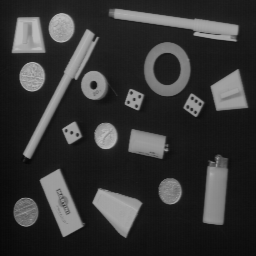
#> input picture taller6/imagenes/OBJECTS.png, 256 x 256 px
$ jupyter execute imagen_de_distancia.ipynb
#> lines starting #> are read from the running program, lines starting #| are printed output that depends on the picture; after the words box and inside, x2 and y2 are one past the last pixel; in counts of white or black regions, pixels touching at a corner belong together
# Taller 6: Morfología matemática

## Cargue y visualice objects.png.

[cell 1]
PATH = './imagenes/'

[cell 2]
import numpy as np
import matplotlib.pyplot as plt
import cv2

imagen = cv2.imread(PATH + 'OBJECTS.png', cv2.IMREAD_GRAYSCALE)
#> imagen is the input picture: shape (256, 256); min 7, max 188, mean 53.3
plt.imshow(imagen, cmap='gray')
plt.title('Imagen original')
plt.axis('off')
plt.show()

## Umbralice esta imagen para separar los objetos del fondo (umbral=70).

[cell 3]
umbral = 70

_, imagen_umbralizada = cv2.threshold(imagen, umbral, 255, cv2.THRESH_BINARY)
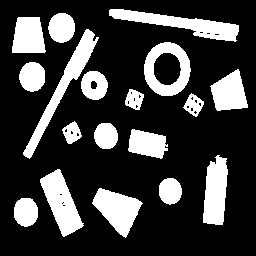
#> imagen_umbralizada: shape (256, 256); 24.2% white; 18 white regions, largest, box (x1, y1, x2, y2) and area: (109, 9, 239, 42) 1639, (23, 29, 99, 159) 1618, (40, 169, 84, 237) 1475
plt.imshow(imagen_umbralizada, cmap='gray')
plt.title('Imagen umbralizada')
plt.axis('off')
plt.show()

## Calcule la imagen de distancia. Puede efectuar una expansión del contraste sobre la imagen de distancia para visualizar mejor el resultado. Ajuste el Window/Level.

[cell 4]
from scipy.ndimage import distance_transform_edt

edm = distance_transform_edt(imagen_umbralizada)
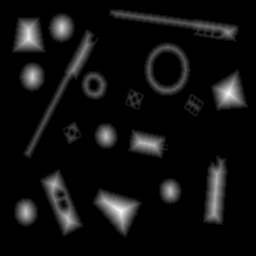
#> edm: shape (256, 256) float64; min 0, max 16.12, mean 1.04; drawn with min black and max white

edm_normalizada = ((edm - edm.min()) / (edm.max() - edm.min()) * 255).astype(np.uint8)

# Visualizar con diferentes mapas de color para mejor visualización
fig, axes = plt.subplots(1, 2, figsize=(12, 10))

axes[0].imshow(edm, cmap='hot')
axes[0].set_title('Mapa de calor (hot)')
axes[0].axis('off')

axes[1].imshow(edm_normalizada, cmap='hot')
axes[1].set_title('Mapa de calor (hot) imagen normalizada')
axes[1].axis('off')
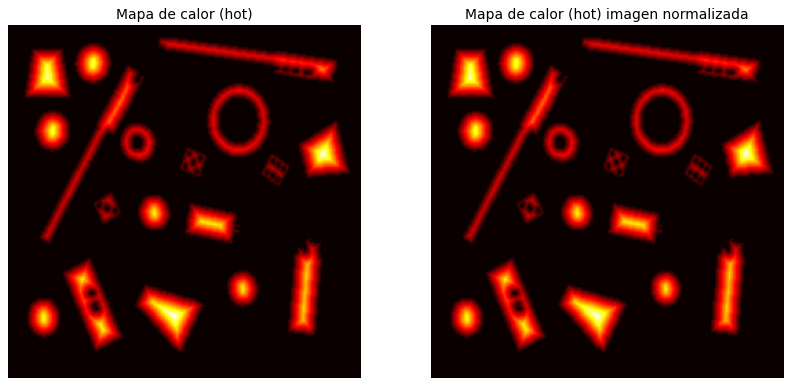
#> figure drawn by matplotlib, 2 panels

[cell 5]
# Ajuste de Window/Level manual
# Window = rango de valores a mostrar
# Level = centro del rango

# Ejemplo: mostrar solo valores entre 0 y la mitad del máximo
window = edm.max() / 2
#> window = 8.06
level = window / 2
#> level = 4.03

vmin = level - window / 2
#> vmin = 0
vmax = level + window / 2
#> vmax = 8.06

plt.imshow(edm, cmap='hot', vmin=vmin, vmax=vmax)
plt.title(f'Window/Level: W={window:.1f}, L={level:.1f}')
plt.colorbar(label='Distancia')
plt.axis('off')
plt.show()

Para apoyar la interpretación de la imagen:

- Window define el rango de valores que se visualizan, y Level es el centro de ese rango. Permiten ajustar el contraste enfocándose en un subconjunto específico de intensidades.
- Cada píxel tiene un valor igual a su distancia al borde más cercano del objeto. Valores altos (brillantes) = centro del objeto; valores bajos (oscuros) = cerca del borde.

## Calcule ahora el negativo de la imagen umbralizada del punto 3. Ahora realice el cálculo de la distancia euclidiana. Utilizando la imagen resultante, determine la distancia mínima entre los dos lápices. Utilice máscaras y operaciones sobre pixeles para determinar el valor del pixel en el mapa de distancias a medio camino entre la distancia mínima de los dos lápices.

Calculamos y visualizamos el negativo de la imagen umbralizada

[cell 6]
imagen_negativo = cv2.bitwise_not(imagen_umbralizada)
#> imagen_negativo: shape (256, 256); 75.8% white; 18 black regions

plt.imshow(imagen_negativo, cmap='gray')
plt.title('Negativo de la imagen umbralizada')
plt.axis('off')
plt.show()

Calculamos la distancia euclidiana sobre el negativo.

[cell 7]
edm_negativo = distance_transform_edt(imagen_negativo)
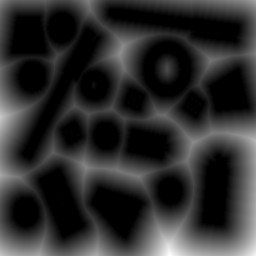
#> edm_negativo: shape (256, 256) float64; min 0, max 46.96, mean 8.5; drawn with min black and max white

# Visualizar
plt.imshow(edm_negativo, cmap='hot')
plt.title('Imagen de distancia del negativo (fondo)')
plt.colorbar(label='Distancia')
plt.axis('off')
plt.show()

print(f"Distancia máxima en el fondo: {edm_negativo.max():.2f} píxeles")
#| Distancia máxima en el fondo: 46.96 píxeles

Cuando se calcula la transformada de distancia en el fondo (negativo), cada píxel blanco tiene un valor igual a su distancia al objeto negro más cercano. El píxel del fondo que está más lejos de cualquier objeto (valor máximo) es el que está exactamente a medio camino entre los dos objetos más cercanos.

[cell 8]
# 1. Etiquetar todos los objetos
from skimage.measure import label, regionprops

objetos_etiquetados = label(imagen_umbralizada, connectivity=2)
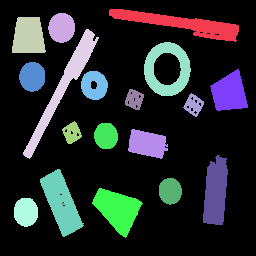
#> objetos_etiquetados: shape (256, 256) int64; 19 distinct labels, from 0 to 18; one colour per label, 0 black
num_objetos = objetos_etiquetados.max()
#> num_objetos = 18

print(f"Número de objetos detectados: {num_objetos}")
#| Número de objetos detectados: 18

# Visualizar objetos etiquetados
plt.figure(figsize=(12, 8))
plt.imshow(objetos_etiquetados, cmap='nipy_spectral')
plt.title(f'Objetos etiquetados ({num_objetos} objetos)')
plt.colorbar()
plt.axis('off')
plt.show()
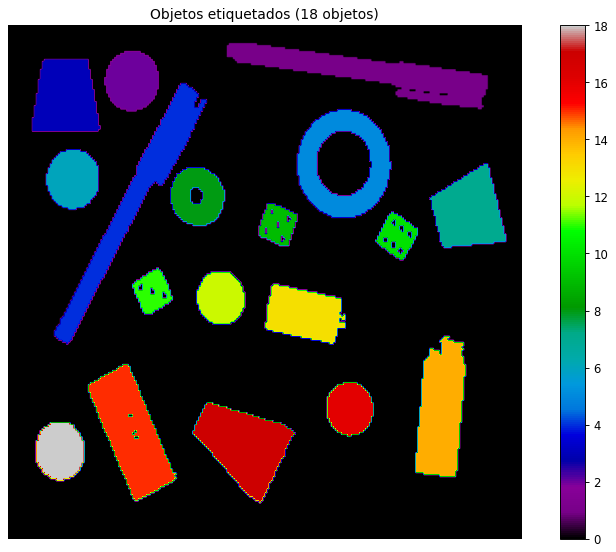
#> figure drawn by matplotlib, 2 panels

[cell 9]
# 2. Analizar propiedades para identificar lápices (objetos alargados)
regions = regionprops(objetos_etiquetados)
#> regions = 18 regions; largest, box (x1, y1, x2, y2) and area: (109, 9, 239, 42) 1639, (23, 29, 99, 159) 1618, (40, 169, 84, 237) 1475, (92, 188, 143, 238) 1366, (203, 155, 228, 225) 1330

print("Propiedades de cada objeto:")
print("ID | Área | Excentricidad | Largo/Ancho")
print("-" * 50)

lapices_candidatos = []
for region in regions:
    # Excentricidad cercana a 1 = muy alargado (lápiz)
    # Área grande
    eccentricity = region.eccentricity
    area = region.area

    print(f"{region.label:2d} | {area:5.0f} | {eccentricity:.3f} | {region.major_axis_length/region.minor_axis_length:.2f}")

    # Criterio: objetos muy alargados (excentricidad > 0.9) y área considerable
    if eccentricity > 0.9 and area > 1000:
        lapices_candidatos.append(region.label)
#> this loop made 18 passes
#> (eccentricity, area) on passes 1 to 12: (0.994, 1639), (0.454, 636), (0.573, 1027), (0.996, 1618), (0.502, 1305), (0.485, 618), (0.447, 1058), (0.422, 581), (0.434, 266), (0.478, 266), (0.562, 271), (0.45, 506)
#|  1 |  1639 | 0.994 | 9.15
#|  2 |   636 | 0.454 | 1.12
#|  3 |  1027 | 0.573 | 1.22
#|  4 |  1618 | 0.996 | 10.81
#|  5 |  1305 | 0.502 | 1.16
#|  6 |   618 | 0.485 | 1.14
#|  7 |  1058 | 0.447 | 1.12
#|  8 |   581 | 0.422 | 1.10
#> (further printed lines are left out)
#> after the loop, lapices_candidatos = [1, 4, 14, 15]

print(f"\nLápices candidatos (muy alargados y grandes): {lapices_candidatos}")
#| Lápices candidatos (muy alargados y grandes): [1, 4, 14, 15]

[cell 10]
# 3. Si encontramos exactamente 2 lápices, crear máscaras individuales
if len(lapices_candidatos) >= 2:
    lapiz1_label = lapices_candidatos[0]
#> lapiz1_label = 1
    lapiz2_label = lapices_candidatos[1]
#> lapiz2_label = 4

    # Máscaras individuales
    mascara_lapiz1 = (objetos_etiquetados == lapiz1_label).astype(np.uint8) * 255
#> mascara_lapiz1: shape (256, 256); 2.5% white; 1 white region, box (x1, y1, x2, y2) and area: (109, 9, 239, 42) 1639
    mascara_lapiz2 = (objetos_etiquetados == lapiz2_label).astype(np.uint8) * 255
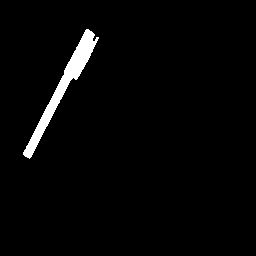
#> mascara_lapiz2: shape (256, 256); 2.5% white; 1 white region, box (x1, y1, x2, y2) and area: (23, 29, 99, 159) 1618

    # Visualizar
    fig, axes = plt.subplots(1, 2, figsize=(14, 6))
    axes[0].imshow(mascara_lapiz1, cmap='gray')
    axes[0].set_title(f'Lápiz 1 (etiqueta {lapiz1_label})')
    axes[0].axis('off')

    axes[1].imshow(mascara_lapiz2, cmap='gray')
    axes[1].set_title(f'Lápiz 2 (etiqueta {lapiz2_label})')
    axes[1].axis('off')

    plt.tight_layout()
    plt.show()
else:
    print("Ajustar criterios de selección")

[cell 11]
# Método correcto: distancia mínima entre bordes
# Calcular distancia desde lápiz 1
dist_desde_lapiz1 = distance_transform_edt(cv2.bitwise_not(mascara_lapiz1))
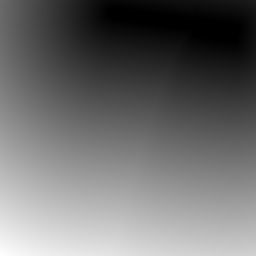
#> dist_desde_lapiz1: shape (256, 256) float64; min 0, max 263, mean 113.4; drawn with min black and max white

# Encontrar la distancia mínima en los píxeles del lápiz 2
distancias_en_lapiz2 = dist_desde_lapiz1[mascara_lapiz2 > 0]
#> distancias_en_lapiz2 = 1618 values, max 164.1 at index 1606, min 24.04 at index 23, mean 84.95
distancia_minima = distancias_en_lapiz2.min()
#> distancia_minima = 24.04

# Encontrar el punto del lápiz 2 más cercano al lápiz 1
punto_en_lapiz2 = np.where((dist_desde_lapiz1 == distancia_minima) & (mascara_lapiz2 > 0))
#> punto_en_lapiz2 = ([32], [92])
y2, x2 = punto_en_lapiz2[0][0], punto_en_lapiz2[1][0]
#> y2 = 32; x2 = 92

# Encontrar el punto correspondiente en lápiz 1
dist_desde_lapiz2 = distance_transform_edt(cv2.bitwise_not(mascara_lapiz2))
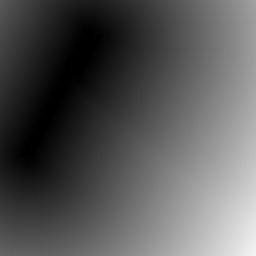
#> dist_desde_lapiz2: shape (256, 256) float64; min 0, max 244.6, mean 86.9
punto_en_lapiz1 = np.where((dist_desde_lapiz2 == distancia_minima) & (mascara_lapiz1 > 0))
#> punto_en_lapiz1 = ([15], [109])

if len(punto_en_lapiz1[0]) > 0:
    y1, x1 = punto_en_lapiz1[0][0], punto_en_lapiz1[1][0]
#> y1 = 15; x1 = 109
else:
    # Aproximar usando la dirección desde punto en lápiz 2
    y1, x1 = y2, x2

# Punto medio entre los dos puntos más cercanos
y_medio = (y1 + y2) // 2
#> y_medio = 23
x_medio = (x1 + x2) // 2
#> x_medio = 100

print(f"Distancia mínima entre lápices: {distancia_minima:.2f} píxeles")
#| Distancia mínima entre lápices: 24.04 píxeles
print(f"Punto más cercano en lápiz 2: ({y2}, {x2})")
#| Punto más cercano en lápiz 2: (32, 92)
print(f"Punto más cercano en lápiz 1: ({y1}, {x1})")
#| Punto más cercano en lápiz 1: (15, 109)
print(f"Punto medio: ({y_medio}, {x_medio})")
#| Punto medio: (23, 100)
print(f"Valor en mapa distancia fondo: {edm_negativo[y_medio, x_medio]:.2f}")
#| Valor en mapa distancia fondo: 12.04

[cell 12]
# Visualización correcta
fig, axes = plt.subplots(1, 2, figsize=(14, 6))

axes[0].imshow(imagen, cmap='gray')
axes[0].plot(x2, y2, 'ro', markersize=10, label='Punto lápiz 2')
axes[0].plot(x1, y1, 'bo', markersize=10, label='Punto lápiz 1')
axes[0].plot(x_medio, y_medio, 'y*', markersize=20, markeredgecolor='red', markeredgewidth=2, label='Punto medio')
axes[0].plot([x1, x2], [y1, y2], 'g--', linewidth=2, label='Línea distancia mínima')
axes[0].set_title(f'Distancia mínima entre lápices\n{distancia_minima:.2f} px')
axes[0].legend()
axes[0].axis('off')

axes[1].imshow(dist_desde_lapiz1, cmap='hot')
axes[1].plot(x2, y2, 'bo', markersize=10)
axes[1].plot(x_medio, y_medio, 'y*', markersize=20)
axes[1].set_title('Mapa de distancia desde lápiz 1')
axes[1].axis('off')

plt.tight_layout()
plt.show()
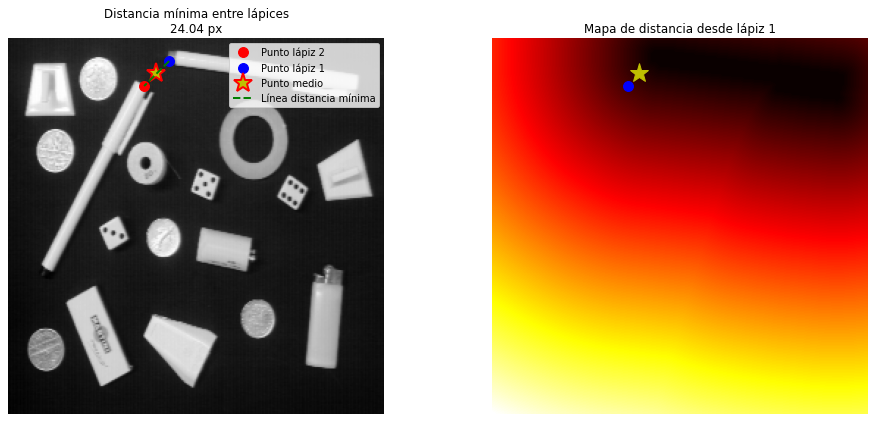
#> figure drawn by matplotlib, 2 panels

$ run again, with taller6/imagenes/ANGIO.png copied over taller6/imagenes/OBJECTS.png
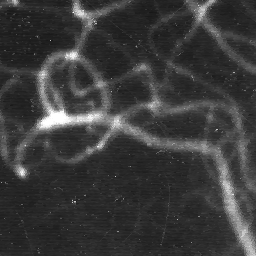
#> input picture taller6/imagenes/ANGIO.png, 256 x 256 px
#> imagen is the input picture: shape (256, 256); min 20, max 255, mean 58.9
#> imagen_umbralizada: shape (256, 256); 21.5% white; 218 white regions (206 under 20 px), largest, box (x1, y1, x2, y2) and area: (9, 0, 256, 256) 11964, (184, 0, 256, 74) 1033, (0, 128, 10, 160) 206
#> window = 6.52
#> level = 3.26
#> vmin = 0
#> vmax = 6.52
#> imagen_negativo: shape (256, 256); 78.5% white; 218 black regions (206 under 20 px)
#| Distancia máxima en el fondo: 26.40 píxeles
#> `objetos_etiquetados = label(imagen_umbralizada, connectivity=2)`:
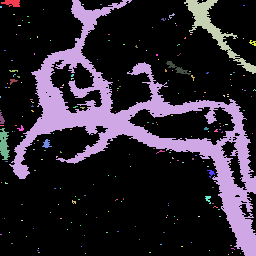
#> objetos_etiquetados: shape (256, 256) int64; 219 distinct labels, from 0 to 218; one colour per label, 0 black
#> num_objetos = 218
#| Número de objetos detectados: 218
#> `plt.show()`:
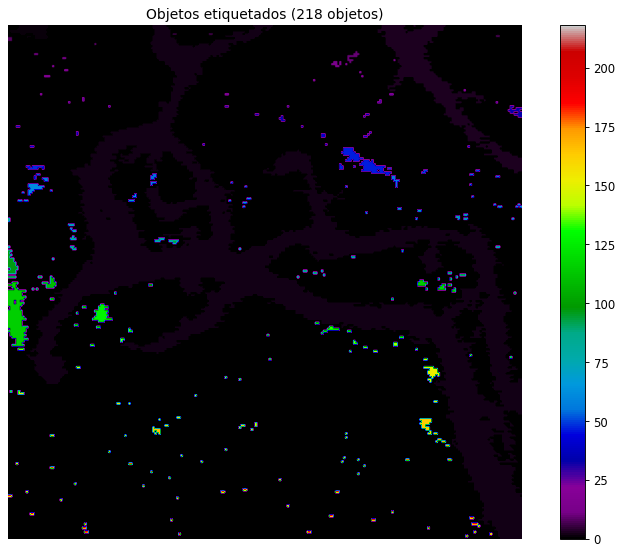
#> figure drawn by matplotlib, 2 panels
#> regions = 218 regions; largest, box (x1, y1, x2, y2) and area: (9, 0, 256, 256) 11964, (184, 0, 256, 74) 1033, (0, 128, 10, 160) 206, (166, 61, 191, 75) 105, (1, 0, 20, 7) 95

$ run again, with taller6/imagenes/MEB.png copied over taller6/imagenes/OBJECTS.png
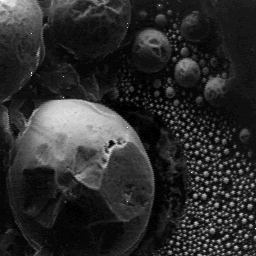
#> input picture taller6/imagenes/MEB.png, 256 x 256 px
#> imagen is the input picture: shape (256, 256); min 0, max 255, mean 44.3
#> imagen_umbralizada: shape (256, 256); 17.8% white; 404 white regions (382 under 20 px), largest, box (x1, y1, x2, y2) and area: (16, 99, 154, 196) 6712, (0, 0, 47, 42) 1195, (139, 30, 169, 48) 349
#> window = 14.42
#> level = 7.21
#> vmin = 0
#> vmax = 14.42
#> imagen_negativo: shape (256, 256); 82.2% white; 404 black regions (382 under 20 px)
#| Distancia máxima en el fondo: 60.21 píxeles
#> objetos_etiquetados: shape (256, 256) int64; 405 distinct labels, from 0 to 404
#> num_objetos = 404
#| Número de objetos detectados: 404
#> `plt.show()`:
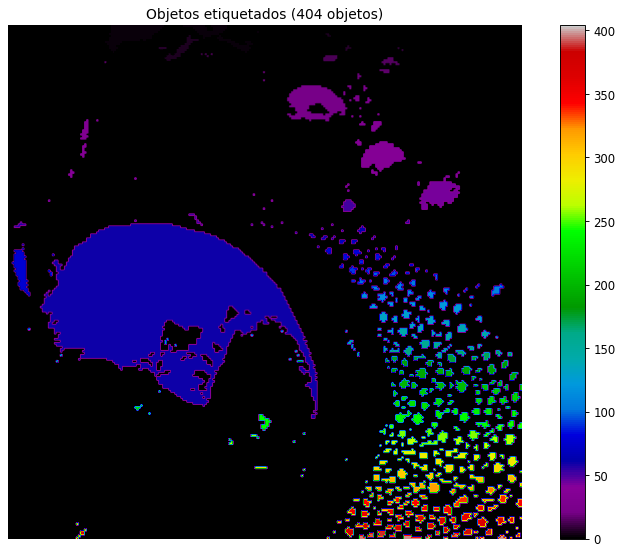
#> figure drawn by matplotlib, 2 panels
#> regions = 404 regions; largest, box (x1, y1, x2, y2) and area: (16, 99, 154, 196) 6712, (0, 0, 47, 42) 1195, (139, 30, 169, 48) 349, (48, 0, 78, 14) 215, (176, 58, 198, 73) 203
